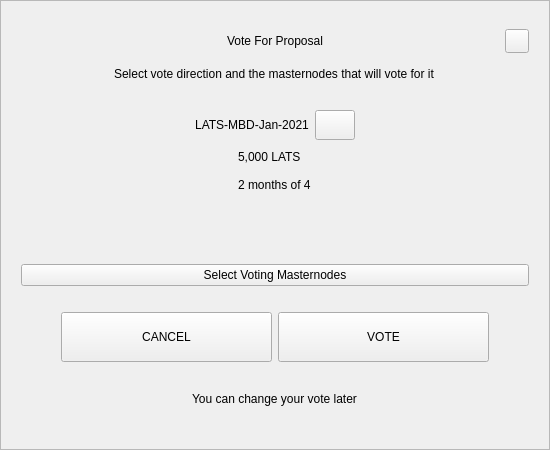
<?xml version="1.0" encoding="UTF-8"?>
<ui version="4.0">
 <class>VoteDialog</class>
 <widget class="QWidget" name="VoteDialog">
  <property name="geometry">
   <rect>
    <x>0</x>
    <y>0</y>
    <width>550</width>
    <height>450</height>
   </rect>
  </property>
  <layout class="QVBoxLayout" name="verticalLayout_1">
   <property name="spacing">
    <number>0</number>
   </property>
   <property name="leftMargin">
    <number>0</number>
   </property>
   <property name="topMargin">
    <number>0</number>
   </property>
   <property name="rightMargin">
    <number>0</number>
   </property>
   <property name="bottomMargin">
    <number>0</number>
   </property>
   <item>
    <widget class="QFrame" name="frame">
     <property name="styleSheet">
      <string notr="true"/>
     </property>
     <property name="frameShape">
      <enum>QFrame::StyledPanel</enum>
     </property>
     <property name="frameShadow">
      <enum>QFrame::Raised</enum>
     </property>
     <layout class="QVBoxLayout" name="verticalLayout_2">
      <property name="spacing">
       <number>6</number>
      </property>
      <property name="leftMargin">
       <number>20</number>
      </property>
      <property name="topMargin">
       <number>20</number>
      </property>
      <property name="rightMargin">
       <number>20</number>
      </property>
      <property name="bottomMargin">
       <number>20</number>
      </property>
      <item>
       <layout class="QHBoxLayout" name="horizontalLayout_1">
        <property name="spacing">
         <number>0</number>
        </property>
        <item>
         <spacer name="horizontalSpacer_1">
          <property name="orientation">
           <enum>Qt::Horizontal</enum>
          </property>
          <property name="sizeHint" stdset="0">
           <size>
            <width>40</width>
            <height>20</height>
           </size>
          </property>
         </spacer>
        </item>
        <item>
         <widget class="QLabel" name="labelTitle">
          <property name="minimumSize">
           <size>
            <width>0</width>
            <height>40</height>
           </size>
          </property>
          <property name="maximumSize">
           <size>
            <width>16777215</width>
            <height>40</height>
           </size>
          </property>
          <property name="styleSheet">
           <string notr="true">padding-left:24px;</string>
          </property>
          <property name="text">
           <string>Vote For Proposal</string>
          </property>
          <property name="alignment">
           <set>Qt::AlignCenter</set>
          </property>
          <property name="margin">
           <number>7</number>
          </property>
         </widget>
        </item>
        <item>
         <spacer name="horizontalSpacer_2">
          <property name="orientation">
           <enum>Qt::Horizontal</enum>
          </property>
          <property name="sizeHint" stdset="0">
           <size>
            <width>40</width>
            <height>20</height>
           </size>
          </property>
         </spacer>
        </item>
        <item>
         <widget class="QPushButton" name="btnEsc">
          <property name="minimumSize">
           <size>
            <width>24</width>
            <height>24</height>
           </size>
          </property>
          <property name="maximumSize">
           <size>
            <width>24</width>
            <height>24</height>
           </size>
          </property>
          <property name="focusPolicy">
           <enum>Qt::NoFocus</enum>
          </property>
          <property name="text">
           <string/>
          </property>
         </widget>
        </item>
       </layout>
      </item>
      <item alignment="Qt::AlignHCenter">
       <widget class="QLabel" name="labelSubtitle">
        <property name="text">
         <string>Select vote direction and the masternodes that will vote for it</string>
        </property>
       </widget>
      </item>
      <item>
       <spacer name="verticalSpacer_1">
        <property name="orientation">
         <enum>Qt::Vertical</enum>
        </property>
        <property name="sizeType">
         <enum>QSizePolicy::Expanding</enum>
        </property>
        <property name="sizeHint" stdset="0">
         <size>
          <width>20</width>
          <height>40</height>
         </size>
        </property>
       </spacer>
      </item>
      <item>
       <layout class="QHBoxLayout" name="horizontalLayout_2">
        <item>
         <spacer name="horizontalSpacer_3">
          <property name="orientation">
           <enum>Qt::Horizontal</enum>
          </property>
          <property name="sizeHint" stdset="0">
           <size>
            <width>40</width>
            <height>20</height>
           </size>
          </property>
         </spacer>
        </item>
        <item>
         <widget class="QLabel" name="labelTitleVote">
          <property name="minimumSize">
           <size>
            <width>0</width>
            <height>30</height>
           </size>
          </property>
          <property name="text">
           <string notr="true">LATS-MBD-Jan-2021</string>
          </property>
          <property name="alignment">
           <set>Qt::AlignCenter</set>
          </property>
          <property name="wordWrap">
           <bool>true</bool>
          </property>
         </widget>
        </item>
        <item>
         <widget class="QPushButton" name="btnLink">
          <property name="minimumSize">
           <size>
            <width>0</width>
            <height>30</height>
           </size>
          </property>
          <property name="maximumSize">
           <size>
            <width>16777215</width>
            <height>30</height>
           </size>
          </property>
          <property name="cursor">
           <cursorShape>PointingHandCursor</cursorShape>
          </property>
          <property name="text">
           <string/>
          </property>
         </widget>
        </item>
        <item>
         <spacer name="horizontalSpacer_4">
          <property name="orientation">
           <enum>Qt::Horizontal</enum>
          </property>
          <property name="sizeHint" stdset="0">
           <size>
            <width>40</width>
            <height>20</height>
           </size>
          </property>
         </spacer>
        </item>
       </layout>
      </item>
      <item alignment="Qt::AlignHCenter">
       <widget class="QWidget" name="widget" native="true">
        <property name="minimumSize">
         <size>
          <width>0</width>
          <height>50</height>
         </size>
        </property>
        <layout class="QVBoxLayout" name="verticalLayout_3">
         <property name="spacing">
          <number>6</number>
         </property>
         <property name="leftMargin">
          <number>0</number>
         </property>
         <property name="topMargin">
          <number>0</number>
         </property>
         <property name="rightMargin">
          <number>0</number>
         </property>
         <property name="bottomMargin">
          <number>0</number>
         </property>
         <item>
          <widget class="QLabel" name="labelAmount">
           <property name="text">
            <string notr="true">5,000 LATS</string>
           </property>
          </widget>
         </item>
         <item>
          <widget class="QLabel" name="labelTime">
           <property name="text">
            <string notr="true">2 months of 4</string>
           </property>
          </widget>
         </item>
        </layout>
       </widget>
      </item>
      <item>
       <spacer name="verticalSpacer_2">
        <property name="orientation">
         <enum>Qt::Vertical</enum>
        </property>
        <property name="sizeType">
         <enum>QSizePolicy::Fixed</enum>
        </property>
        <property name="sizeHint" stdset="0">
         <size>
          <width>20</width>
          <height>10</height>
         </size>
        </property>
       </spacer>
      </item>
      <item>
       <widget class="QWidget" name="containerVotes" native="true">
        <property name="minimumSize">
         <size>
          <width>0</width>
          <height>36</height>
         </size>
        </property>
        <layout class="QHBoxLayout" name="horizontalLayout_3" stretch="1,0,1">
         <property name="spacing">
          <number>0</number>
         </property>
         <property name="leftMargin">
          <number>0</number>
         </property>
         <property name="topMargin">
          <number>0</number>
         </property>
         <property name="rightMargin">
          <number>0</number>
         </property>
         <property name="bottomMargin">
          <number>0</number>
         </property>
         <item>
          <widget class="QWidget" name="containerNo" native="true">
           <property name="sizePolicy">
            <sizepolicy hsizetype="Expanding" vsizetype="Preferred">
             <horstretch>0</horstretch>
             <verstretch>0</verstretch>
            </sizepolicy>
           </property>
           <property name="minimumSize">
            <size>
             <width>0</width>
             <height>36</height>
            </size>
           </property>
           <layout class="QGridLayout" name="gridLayout">
            <property name="leftMargin">
             <number>0</number>
            </property>
            <property name="topMargin">
             <number>0</number>
            </property>
            <property name="rightMargin">
             <number>0</number>
            </property>
            <property name="bottomMargin">
             <number>0</number>
            </property>
            <property name="spacing">
             <number>0</number>
            </property>
           </layout>
          </widget>
         </item>
         <item>
          <spacer name="horizontalSpacer_5">
           <property name="orientation">
            <enum>Qt::Horizontal</enum>
           </property>
           <property name="sizeType">
            <enum>QSizePolicy::Fixed</enum>
           </property>
           <property name="sizeHint" stdset="0">
            <size>
             <width>16</width>
             <height>20</height>
            </size>
           </property>
          </spacer>
         </item>
         <item>
          <widget class="QWidget" name="containerYes" native="true">
           <property name="minimumSize">
            <size>
             <width>0</width>
             <height>36</height>
            </size>
           </property>
           <property name="layoutDirection">
            <enum>Qt::LeftToRight</enum>
           </property>
           <layout class="QGridLayout" name="gridLayout_2">
            <property name="leftMargin">
             <number>0</number>
            </property>
            <property name="topMargin">
             <number>0</number>
            </property>
            <property name="rightMargin">
             <number>0</number>
            </property>
            <property name="bottomMargin">
             <number>0</number>
            </property>
            <property name="horizontalSpacing">
             <number>0</number>
            </property>
           </layout>
          </widget>
         </item>
        </layout>
       </widget>
      </item>
      <item>
       <spacer name="verticalSpacer_3">
        <property name="orientation">
         <enum>Qt::Vertical</enum>
        </property>
        <property name="sizeType">
         <enum>QSizePolicy::Fixed</enum>
        </property>
        <property name="sizeHint" stdset="0">
         <size>
          <width>20</width>
          <height>10</height>
         </size>
        </property>
       </spacer>
      </item>
      <item>
       <widget class="QPushButton" name="btnSelectMasternodes">
        <property name="cursor">
         <cursorShape>PointingHandCursor</cursorShape>
        </property>
        <property name="text">
         <string>Select Voting Masternodes</string>
        </property>
       </widget>
      </item>
      <item>
       <spacer name="verticalSpacer_4">
        <property name="orientation">
         <enum>Qt::Vertical</enum>
        </property>
        <property name="sizeType">
         <enum>QSizePolicy::Fixed</enum>
        </property>
        <property name="sizeHint" stdset="0">
         <size>
          <width>20</width>
          <height>20</height>
         </size>
        </property>
       </spacer>
      </item>
      <item>
       <layout class="QHBoxLayout" name="horizontalLayout_4" stretch="0,2,2,0">
        <item>
         <spacer name="horizontalSpacer_6">
          <property name="orientation">
           <enum>Qt::Horizontal</enum>
          </property>
          <property name="sizeHint" stdset="0">
           <size>
            <width>40</width>
            <height>20</height>
           </size>
          </property>
         </spacer>
        </item>
        <item>
         <widget class="QPushButton" name="btnCancel">
          <property name="minimumSize">
           <size>
            <width>0</width>
            <height>50</height>
           </size>
          </property>
          <property name="focusPolicy">
           <enum>Qt::NoFocus</enum>
          </property>
          <property name="text">
           <string>CANCEL</string>
          </property>
         </widget>
        </item>
        <item>
         <widget class="QPushButton" name="btnSave">
          <property name="minimumSize">
           <size>
            <width>0</width>
            <height>50</height>
           </size>
          </property>
          <property name="focusPolicy">
           <enum>Qt::NoFocus</enum>
          </property>
          <property name="text">
           <string>VOTE</string>
          </property>
         </widget>
        </item>
        <item>
         <spacer name="horizontalSpacer_7">
          <property name="orientation">
           <enum>Qt::Horizontal</enum>
          </property>
          <property name="sizeHint" stdset="0">
           <size>
            <width>40</width>
            <height>20</height>
           </size>
          </property>
         </spacer>
        </item>
       </layout>
      </item>
      <item>
       <spacer name="verticalSpacer_5">
        <property name="orientation">
         <enum>Qt::Vertical</enum>
        </property>
        <property name="sizeType">
         <enum>QSizePolicy::Expanding</enum>
        </property>
        <property name="sizeHint" stdset="0">
         <size>
          <width>20</width>
          <height>10</height>
         </size>
        </property>
       </spacer>
      </item>
      <item>
       <spacer name="verticalSpacer_6">
        <property name="orientation">
         <enum>Qt::Vertical</enum>
        </property>
        <property name="sizeHint" stdset="0">
         <size>
          <width>20</width>
          <height>40</height>
         </size>
        </property>
       </spacer>
      </item>
      <item alignment="Qt::AlignHCenter">
       <widget class="QLabel" name="labelMessage">
        <property name="text">
         <string>You can change your vote later</string>
        </property>
       </widget>
      </item>
      <item>
       <spacer name="verticalSpacer_7">
        <property name="orientation">
         <enum>Qt::Vertical</enum>
        </property>
        <property name="sizeType">
         <enum>QSizePolicy::Expanding</enum>
        </property>
        <property name="sizeHint" stdset="0">
         <size>
          <width>20</width>
          <height>40</height>
         </size>
        </property>
       </spacer>
      </item>
     </layout>
    </widget>
   </item>
  </layout>
 </widget>
 <resources/>
 <connections/>
</ui>
